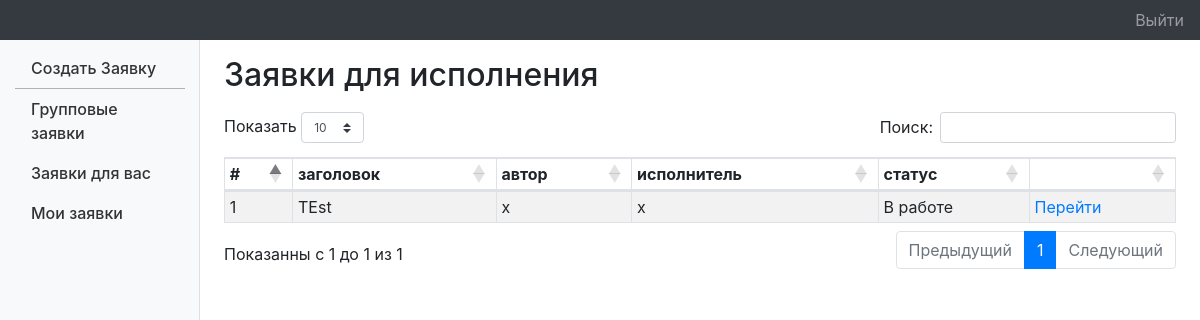
The app's page /maneger/ (signed in), older data.
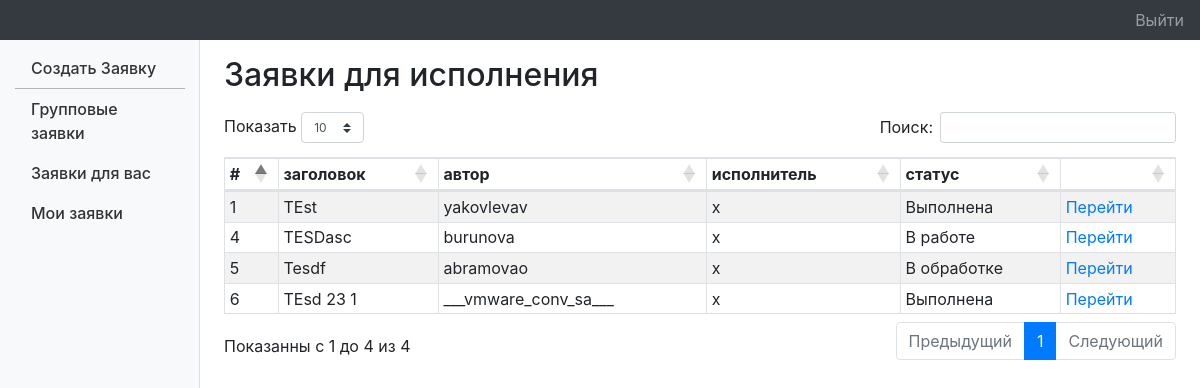
The same page, newer data.
### Base/models.py (models this page shows, shortened)
class TicketBD(AbstractTicketBD):
    objects = TicketBDManeger()
    autors = models.ForeignKey(CustomUser, related_name='autorsCr', on_delete=models.DO_NOTHING,
                               verbose_name="Автор обращения",null=True)  # Автор обращения
    maneger = models.ForeignKey(CustomUser, related_name='manager_aCr', on_delete=models.DO_NOTHING, blank=True,
                                null=True, verbose_name="Ответственный")  # Ответственный
    groups = models.ForeignKey(CustomGroup, related_name='groups_aCr', on_delete=models.DO_NOTHING,
                               verbose_name="Отдел")  # Подразделения
    created_t = models.DateTimeField(auto_now_add=True)
    history = HistoricalRecords()
    @property
    def _history_user(self):
        return self.changed_by
    class Meta:
        ordering = ('created_t',)

class CustomUser(AbstractUser):
    groups = models.ManyToManyField(
        CustomGroup,
        verbose_name=_('groups'),
        blank=True,
        help_text=_(
            'The groups this user belongs to. A user will get all permissions '
            'granted to each of their groups.'
        ),
        related_name="user_set",
        related_query_name="user",
    )
    full_name=models.CharField(max_length=100,verbose_name="ФИО")

### Views/dasboard_views.py (the view)
# urls.py: path('maneger/', MenegerDashbourd.as_view(), name='maneger_list'),
class MenegerDashbourd(AbstractDashBourd):
    alert_str="Заявки для исполнения"
    def get_queryset(self):
        q = self.model.objects.get_article_user_maneger(self.request.user)
        return q

### Base/ticker_meneger.py (called while the page is built)
    def get_article_user_maneger(self, user):
        q = self.filter(maneger=user)
        return list(q)

### Base/ticket.py (called while the page is built)
    def searchTuple(self, tups, elem):
        return [a for i, a in (filter(lambda tup: elem in tup, tups))]

    def getStatus(self):
        return self.searchTuple(self.STATUS, self.status)[0]

### Views/dasboard_views.py (called while the page is built)
    def get_context_data(self, **kwargs):
        context = super().get_context_data(**kwargs)
        context["alert_str"]=self.alert_str
        context['title']=self.title
        return context

### core/templates/label/dashBoard.html (shortened to what this page needs)
{% extends   "label/base_menu.html" %}
{% load static %}
{% block extraCss %}
<link href="https://cdn.datatables.net/1.10.20/css/dataTables.bootstrap4.min.css" rel="stylesheet">
<link href="https://cdnjs.cloudflare.com/ajax/libs/twitter-bootstrap/4.1.3/css/bootstrap.css" rel="stylesheet">
<link href="{% static 'label/css/table.css' %}" rel="stylesheet">
{% endblock %}
{% block content %}
<main class="col-md-9 ml-sm-auto col-lg-10 pt-3 px-4" role="main">
    <h2> {{ alert_str }}</h2>
    <div class="table-responsive">
        <table class="table table-striped table-sm table-bordered" id="dasbord">
            <thead>
            <tr>
                <th>#</th>
                <th>заголовок</th>
                <th>автор</th>
                <th>исполнитель</th>
                <th>статус</th>
                <th></th>
            </tr>
            </thead>
            <tbody>
            {% for i in dash %}
            <tr>
                <td>
                    {{ i.pk }}
                </td>
                <td>{{ i.title }}</td>
                <td>{{ i.autors }}</td>
                <td>{{ i.maneger }}</td>
                <td>{{ i.getStatus }}</td>
                <td><a href="{% url 'ticket_detail' i.pk %}">Перейти</a></td>
            </tr>
            {% endfor %}
            </tbody>
        </table>
    </div>
    {% endblock %}

### core/templates/label/base_menu.html (shortened to what this page needs)
{% load static %}
<html lang="en">
<head>
    <link href="{% static 'css/label/bootstrap.min.css' %}" rel="stylesheet">
    <link href="{% static 'css/label/dashboard.css' %}" rel="stylesheet">
    <link href="{% static 'css/label/menu.css' %}" rel="stylesheet">
    {% block extraCss %}
    {% endblock %}
</head>
<body>
<nav class="navbar navbar-dark sticky-top bg-dark flex-md-nowrap p-0">
    <a class=" col-sm-3 col-md-2 mr-0" href="#"></a>
    <ul class="navbar-nav px-3">
        <li class="nav-item text-nowrap">
            <a class="nav-link" href="{% url 'logout' %}">Выйти</a>
        </li>
    </ul>
</nav>
<div class="container-fluid">
    <div class="row">
        <nav class="col-md-2 d-none d-md-block bg-light sidebar">
            <div class="sidebar-sticky">
                <ul class="nav flex-column">
                    <li class="nav-item">
                        <a class="nav-link" href='{% url "ticket_form_create" %}'>
                            Создать Заявку
                        </a>
                    </li>
                    <li class="divider"></li>
                    <li class="nav-item">
                        <a class="nav-link" href="{% url 'dash_bourd_page' %}">
                        Групповые заявки
                        </a>
                    </li>
                    <li class="nav-item">
                        <a  class="nav-link" href="{% url 'maneger_list' %}">
                        Заявки для вас
                        </a>
                    </li>
                    <li class="nav-item">
                        <a  class="nav-link" href="{% url 'user_list'  %}">
                        Мои заявки
                        </a>
                    </li>
                </ul>
            </div>
        </nav>
        {% block content %}
        {% endblock %}
    </div>
</div>
</body>
</html>

### core/static/css/label/dashboard.css (style rules this page uses)
body { font-size: .875rem; }
.sidebar { position: fixed; top: 0; bottom: 0; left: 0; z-index: 100; padding: 0; box-shadow: inset -1px 0 0 rgba(0, 0, 0, .1); }
.sidebar-sticky { position: -webkit-sticky; position: sticky; top: 48px; height: calc(100vh - 48px); padding-top: .5rem; overflow-x: hidden; overflow-y: auto; }
.sidebar .nav-link { font-weight: 500; color: #333; }
th:nth-child(3) { text-align: center; }

### core/static/css/label/menu.css (style rules this page uses)
.divider { border-top: 1px solid #1a16164f; }

Row changes from the older to the newer data that the page shows:
changed TicketBD "TEst": autors "x" → "yakovlevav"; getStatus "В работе" → "Выполнена"
added TicketBD: pk "4", title "TESDasc", autors "burunova", maneger "x", getStatus "В работе"
added TicketBD: pk "5", title "Tesdf", autors "abramovao", maneger "x", getStatus "В обработке"
added TicketBD: pk "6", title "TEsd 23 1", autors "___vmware_conv_sa___", maneger "x", getStatus "Выполнена"
Text that changed along with them:
text written by a page script: "Показать Поиск: Показанны с 1 до 1 из 1 Предыдущий 1 Следующий" → "Показать Поиск: Показанны с 1 до 4 из 4 Предыдущий 1 Следующий"
